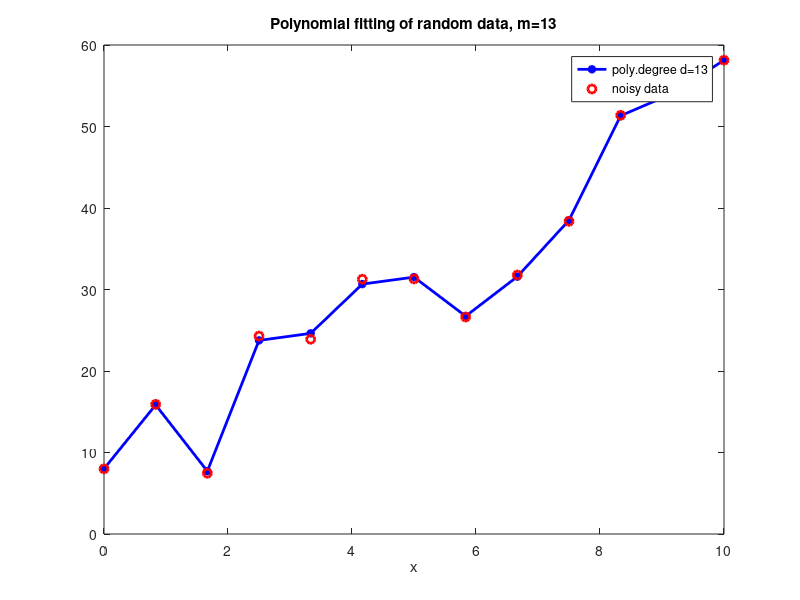

MATLAB code to generate this figure:
% ----------------------------------------
%   Solution of least squares  problem  min_x || Ax - y ||_2
%   using the method of normal equations.
%   Matrix  A is constructed as a Vandermonde matrix.
%   Program performs fitting to the function y = 5x+7
% --------------------------------------------------------------

d=13;  % degree of the polynomial
m=13;%number of discretization points or rows in the matrix A

x=zeros(1,m);
y=zeros(1,m);
b=zeros(1,m);

x = linspace(0,10.0,m); 

A=[];
brus = 0.1;
brus = brus*60.0*randn(size(x));

for i=1:1:m
	
  %  exact function which should be approximated
b(i) = 5*x(i) + 7;

% genererar observationer  med random brus

y(i) =  b(i) + brus(i);

end

% construction of a Vandermonde matrix

for i=1:1:m
  for j=1:1:d+1
    A(i,j)=power(x(i),j-1);
  end
end

% computing the right hand side in the method of normal equations
c=A'*y';

% computing matrix in the left hand side in the method of normal equations
C=A'*A;

l=zeros(d+1);

% solution of the normal equation using Cholesky decomposition

for j=1:1:d+1
  s1=0;
  for k=1:1:j-1
    s1=s1+l(j,k)*l(j,k);
  end
  l(j,j)=(C(j,j)-s1)^(1/2);
  for i=j+1:1:d+1
    s2=0;
    for k=1:1:j-1
      s2=s2+l(i,k)*l(j,k);
    end
    l(i,j)=(C(i,j)-s2)/l(j,j);
  end
end
for i=1:1:d+1
  for k=1:1:i-1
    c(i)=c(i)-c(k)*l(i,k);
  end
  c(i)=c(i)/l(i,i);
end
for i=d+1:-1:1
  for k=d+1:-1:i+1
    c(i)=c(i)-c(k)*l(k,i);
  end
  c(i)=c(i)/l(i,i);
end




% computed coefficients

c

% compute approximation to this exact polynomial with comp. coefficients c
approx = A*c;

figure(1)
plot(x,approx,'*- b', 'LineWidth',2)
hold on
% plot of noisy  data
plot(x,y,'o r', 'linewidth',2)

hold off

str_xlabel = ['poly.degree d=', num2str(d)];

legend(str_xlabel,'noisy data');


str_xlabel = ['Polynomial fitting of random data, m=', num2str(m)];

xlabel('x')
%  title('Polynomial fitting of random data  ',str_xlabel)
  title(str_xlabel)

% computation of the relative error  in coefficients to be recovered as
%  norm(approx. value - true value) / norm(true value)

% computation of the relative error  in function to be recovered as
%  norm(approx. value - true value) / norm(true value)


relerror_func = norm(y'- approx)/norm(y')
